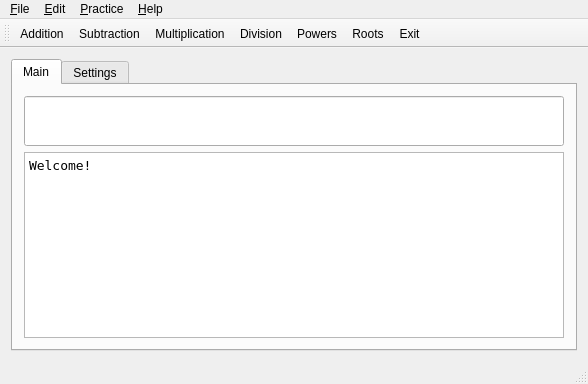
<?xml version="1.0" encoding="UTF-8"?>
<ui version="4.0">
 <class>MainWindow</class>
 <widget class="QMainWindow" name="MainWindow">
  <property name="geometry">
   <rect>
    <x>0</x>
    <y>0</y>
    <width>588</width>
    <height>384</height>
   </rect>
  </property>
  <property name="windowTitle">
   <string>QMentat v0.7</string>
  </property>
  <property name="windowIcon">
   <iconset resource="qmentat.qrc">
    <normaloff>:/images/QMentat.png</normaloff>:/images/QMentat.png</iconset>
  </property>
  <property name="layoutDirection">
   <enum>Qt::LeftToRight</enum>
  </property>
  <widget class="QWidget" name="centralWidget">
   <layout class="QHBoxLayout" name="horizontalLayout">
    <item>
     <layout class="QGridLayout" name="gridLayout">
      <item row="0" column="0">
       <widget class="QTabWidget" name="tabWidget">
        <property name="currentIndex">
         <number>0</number>
        </property>
        <widget class="QWidget" name="mainTab">
         <attribute name="title">
          <string>Main</string>
         </attribute>
         <layout class="QVBoxLayout" name="verticalLayout">
          <item>
           <layout class="QVBoxLayout" name="displayPane"/>
          </item>
          <item>
           <widget class="QLineEdit" name="lineEdit">
            <property name="font">
             <font>
              <family>Arial</family>
              <pointsize>28</pointsize>
              <weight>75</weight>
              <bold>true</bold>
             </font>
            </property>
            <property name="toolTip">
             <string>Enter your answer here.</string>
            </property>
            <property name="inputMethodHints">
             <set>Qt::ImhDigitsOnly</set>
            </property>
            <property name="text">
             <string/>
            </property>
            <property name="alignment">
             <set>Qt::AlignRight|Qt::AlignTrailing|Qt::AlignVCenter</set>
            </property>
           </widget>
          </item>
          <item>
           <widget class="QTextEdit" name="textEdit">
            <property name="sizePolicy">
             <sizepolicy hsizetype="Expanding" vsizetype="Preferred">
              <horstretch>0</horstretch>
              <verstretch>0</verstretch>
             </sizepolicy>
            </property>
            <property name="minimumSize">
             <size>
              <width>0</width>
              <height>60</height>
             </size>
            </property>
            <property name="font">
             <font>
              <family>Andale Mono</family>
              <pointsize>16</pointsize>
             </font>
            </property>
            <property name="autoFillBackground">
             <bool>true</bool>
            </property>
            <property name="readOnly">
             <bool>true</bool>
            </property>
            <property name="html">
             <string>&lt;!DOCTYPE HTML PUBLIC &quot;-//W3C//DTD HTML 4.0//EN&quot; &quot;http://www.w3.org/TR/REC-html40/strict.dtd&quot;&gt;
&lt;html&gt;&lt;head&gt;&lt;meta name=&quot;qrichtext&quot; content=&quot;1&quot; /&gt;&lt;style type=&quot;text/css&quot;&gt;
p, li { white-space: pre-wrap; }
&lt;/style&gt;&lt;/head&gt;&lt;body style=&quot; font-family:'Andale Mono'; font-size:16pt; font-weight:400; font-style:normal;&quot;&gt;
&lt;table border=&quot;0&quot; style=&quot;-qt-table-type: root; margin-top:4px; margin-bottom:4px; margin-left:4px; margin-right:4px;&quot;&gt;
&lt;tr&gt;
&lt;td style=&quot;border: none;&quot;&gt;
&lt;p style=&quot; margin-top:0px; margin-bottom:0px; margin-left:0px; margin-right:0px; -qt-block-indent:0; text-indent:0px;&quot;&gt;&lt;span style=&quot; font-family:'Sans'; font-size:10pt;&quot;&gt;Welcome!&lt;/span&gt;&lt;/p&gt;&lt;/td&gt;&lt;/tr&gt;&lt;/table&gt;&lt;/body&gt;&lt;/html&gt;</string>
            </property>
           </widget>
          </item>
         </layout>
        </widget>
        <widget class="QWidget" name="settingsTab">
         <attribute name="title">
          <string>Settings</string>
         </attribute>
         <layout class="QVBoxLayout" name="verticalLayout_2"/>
        </widget>
       </widget>
      </item>
     </layout>
    </item>
   </layout>
  </widget>
  <widget class="QMenuBar" name="menuBar">
   <property name="geometry">
    <rect>
     <x>0</x>
     <y>0</y>
     <width>588</width>
     <height>23</height>
    </rect>
   </property>
   <widget class="QMenu" name="menuFile">
    <property name="title">
     <string>&amp;File</string>
    </property>
    <addaction name="actionStatistics"/>
    <addaction name="separator"/>
    <addaction name="actionExit"/>
   </widget>
   <widget class="QMenu" name="menuModules">
    <property name="title">
     <string>&amp;Practice</string>
    </property>
    <addaction name="actionAddition"/>
    <addaction name="actionSubtraction"/>
    <addaction name="actionMultiplication"/>
    <addaction name="actionDivision"/>
    <addaction name="actionPowers"/>
    <addaction name="actionRoots"/>
   </widget>
   <widget class="QMenu" name="menuHelp">
    <property name="layoutDirection">
     <enum>Qt::LeftToRight</enum>
    </property>
    <property name="title">
     <string>&amp;Help</string>
    </property>
    <addaction name="actionContents"/>
    <addaction name="separator"/>
    <addaction name="actionAbout"/>
    <addaction name="actionAbout_Qt"/>
   </widget>
   <widget class="QMenu" name="menuEdit">
    <property name="title">
     <string>&amp;Edit</string>
    </property>
    <addaction name="actionPreferences"/>
   </widget>
   <addaction name="menuFile"/>
   <addaction name="menuEdit"/>
   <addaction name="menuModules"/>
   <addaction name="menuHelp"/>
  </widget>
  <widget class="QToolBar" name="mainToolBar">
   <property name="autoFillBackground">
    <bool>true</bool>
   </property>
   <attribute name="toolBarArea">
    <enum>TopToolBarArea</enum>
   </attribute>
   <attribute name="toolBarBreak">
    <bool>false</bool>
   </attribute>
   <addaction name="actionAddition"/>
   <addaction name="actionSubtraction"/>
   <addaction name="actionMultiplication"/>
   <addaction name="actionDivision"/>
   <addaction name="actionPowers"/>
   <addaction name="actionRoots"/>
   <addaction name="actionExit"/>
  </widget>
  <widget class="QStatusBar" name="statusBar"/>
  <action name="actionExit">
   <property name="icon">
    <iconset resource="qmentat.qrc">
     <normaloff>:/images/exit.png</normaloff>:/images/exit.png</iconset>
   </property>
   <property name="text">
    <string>E&amp;xit</string>
   </property>
   <property name="iconVisibleInMenu">
    <bool>true</bool>
   </property>
  </action>
  <action name="actionAddition">
   <property name="icon">
    <iconset resource="qmentat.qrc">
     <normaloff>:/images/Addition_32x32.png</normaloff>:/images/Addition_32x32.png</iconset>
   </property>
   <property name="text">
    <string>Addition</string>
   </property>
   <property name="iconVisibleInMenu">
    <bool>true</bool>
   </property>
  </action>
  <action name="actionSubtraction">
   <property name="icon">
    <iconset resource="qmentat.qrc">
     <normaloff>:/images/Subtraction_32x32.png</normaloff>:/images/Subtraction_32x32.png</iconset>
   </property>
   <property name="text">
    <string>Subtraction</string>
   </property>
   <property name="iconVisibleInMenu">
    <bool>true</bool>
   </property>
  </action>
  <action name="actionMultiplication">
   <property name="icon">
    <iconset resource="qmentat.qrc">
     <normaloff>:/images/Multiplication_32x32.png</normaloff>:/images/Multiplication_32x32.png</iconset>
   </property>
   <property name="text">
    <string>Multiplication</string>
   </property>
   <property name="toolTip">
    <string>Multiplication</string>
   </property>
   <property name="iconVisibleInMenu">
    <bool>true</bool>
   </property>
  </action>
  <action name="actionDivision">
   <property name="icon">
    <iconset resource="qmentat.qrc">
     <normaloff>:/images/Division_32x32.png</normaloff>:/images/Division_32x32.png</iconset>
   </property>
   <property name="text">
    <string>Division</string>
   </property>
   <property name="toolTip">
    <string>DIvision</string>
   </property>
   <property name="iconVisibleInMenu">
    <bool>true</bool>
   </property>
  </action>
  <action name="actionAbout">
   <property name="text">
    <string>About QMentat</string>
   </property>
  </action>
  <action name="actionPowers">
   <property name="icon">
    <iconset resource="qmentat.qrc">
     <normaloff>:/images/Powers_32x32.png</normaloff>:/images/Powers_32x32.png</iconset>
   </property>
   <property name="text">
    <string>Powers</string>
   </property>
   <property name="iconVisibleInMenu">
    <bool>true</bool>
   </property>
  </action>
  <action name="actionRoots">
   <property name="icon">
    <iconset resource="qmentat.qrc">
     <normaloff>:/images/Roots_32x32.png</normaloff>:/images/Roots_32x32.png</iconset>
   </property>
   <property name="text">
    <string>Roots</string>
   </property>
   <property name="iconVisibleInMenu">
    <bool>true</bool>
   </property>
  </action>
  <action name="actionStatistics">
   <property name="text">
    <string>&amp;Statistics</string>
   </property>
  </action>
  <action name="actionContents">
   <property name="text">
    <string>Contents</string>
   </property>
  </action>
  <action name="actionPreferences">
   <property name="text">
    <string>&amp;Preferences</string>
   </property>
  </action>
  <action name="actionAbout_Qt">
   <property name="text">
    <string>About Qt</string>
   </property>
  </action>
 </widget>
 <layoutdefault spacing="6" margin="11"/>
 <resources>
  <include location="qmentat.qrc"/>
 </resources>
 <connections>
  <connection>
   <sender>actionExit</sender>
   <signal>activated()</signal>
   <receiver>MainWindow</receiver>
   <slot>close()</slot>
   <hints>
    <hint type="sourcelabel">
     <x>-1</x>
     <y>-1</y>
    </hint>
    <hint type="destinationlabel">
     <x>199</x>
     <y>149</y>
    </hint>
   </hints>
  </connection>
 </connections>
</ui>
